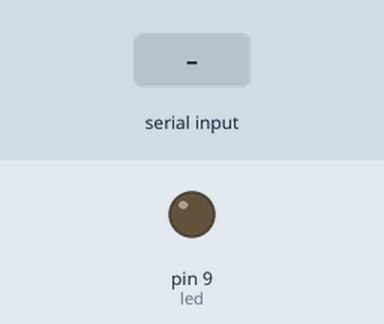
Bench run of a sketch on a simulated Arduino Uno, built with avr-gcc and run on an emulated ATmega328P. Shown: output pins drawn as LEDs (lit = HIGH). The test bench sets the inputs (shaded band). What the sketch prints to the serial monitor is not drawn.

Above: at 1.2 s.
1.3 s: "N" received over Serial
At 2.4 s:
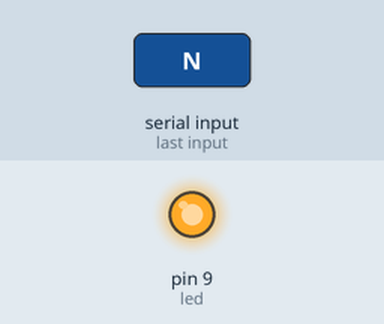
Timing chart, 0 to 4.3 s (numbered marks = the images above; inputs shaded):
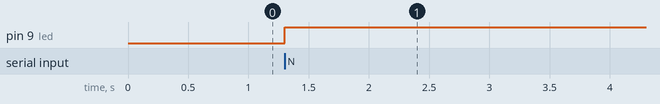

The sketch:

sketch_mar28a.ino
```cpp
int led = 9;

void setup(){
  pinMode(led, OUTPUT);
  pinMode(A1, INPUT);
  Serial.begin(9600);
}

void loop(){
  unsigned long oldtime;

  if(Serial.read() == 'N'){
    digitalWrite(led, HIGH);
  }else if(Serial.read() == 'F'){
    digitalWrite(led, LOW);
  }

    /*Serial.println(analogRead(A1));
    delay(500);*/

    Serial.println(Serial.read());

}
```

Measured:
- after the input at 1.3 s, pin 9 (led): LOW → HIGH at once
